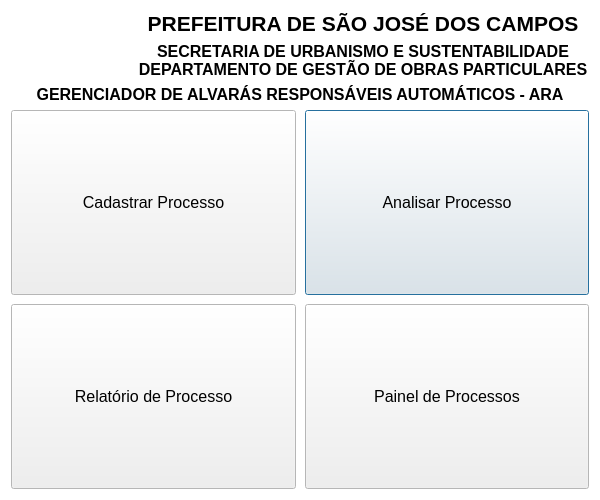
<?xml version="1.0" encoding="UTF-8"?>
<ui version="4.0">
 <class>GerenciadorARADialogBase</class>
 <widget class="QDialog" name="GerenciadorARADialogBase">
  <property name="geometry">
   <rect>
    <x>0</x>
    <y>0</y>
    <width>600</width>
    <height>500</height>
   </rect>
  </property>
  <property name="palette">
   <palette>
    <active>
     <colorrole role="Base">
      <brush brushstyle="SolidPattern">
       <color alpha="255">
        <red>255</red>
        <green>255</green>
        <blue>255</blue>
       </color>
      </brush>
     </colorrole>
     <colorrole role="Window">
      <brush brushstyle="SolidPattern">
       <color alpha="255">
        <red>255</red>
        <green>255</green>
        <blue>255</blue>
       </color>
      </brush>
     </colorrole>
     <colorrole role="ToolTipBase">
      <brush brushstyle="SolidPattern">
       <color alpha="255">
        <red>255</red>
        <green>255</green>
        <blue>255</blue>
       </color>
      </brush>
     </colorrole>
    </active>
    <inactive>
     <colorrole role="Base">
      <brush brushstyle="SolidPattern">
       <color alpha="255">
        <red>255</red>
        <green>255</green>
        <blue>255</blue>
       </color>
      </brush>
     </colorrole>
     <colorrole role="Window">
      <brush brushstyle="SolidPattern">
       <color alpha="255">
        <red>255</red>
        <green>255</green>
        <blue>255</blue>
       </color>
      </brush>
     </colorrole>
     <colorrole role="ToolTipBase">
      <brush brushstyle="SolidPattern">
       <color alpha="255">
        <red>255</red>
        <green>255</green>
        <blue>255</blue>
       </color>
      </brush>
     </colorrole>
    </inactive>
    <disabled>
     <colorrole role="Base">
      <brush brushstyle="SolidPattern">
       <color alpha="255">
        <red>255</red>
        <green>255</green>
        <blue>255</blue>
       </color>
      </brush>
     </colorrole>
     <colorrole role="Window">
      <brush brushstyle="SolidPattern">
       <color alpha="255">
        <red>255</red>
        <green>255</green>
        <blue>255</blue>
       </color>
      </brush>
     </colorrole>
     <colorrole role="ToolTipBase">
      <brush brushstyle="SolidPattern">
       <color alpha="255">
        <red>255</red>
        <green>255</green>
        <blue>255</blue>
       </color>
      </brush>
     </colorrole>
    </disabled>
   </palette>
  </property>
  <property name="font">
   <font>
    <family>Arial</family>
   </font>
  </property>
  <property name="windowTitle">
   <string>Gerenciador ARA</string>
  </property>
  <property name="autoFillBackground">
   <bool>false</bool>
  </property>
  <layout class="QVBoxLayout" name="verticalLayout_2">
   <item>
    <layout class="QVBoxLayout" name="verticalLayoutARADialogBase">
     <item>
      <layout class="QHBoxLayout" name="horizontalLayoutTitulo">
       <item>
        <widget class="QLabel" name="labelBrasao">
         <property name="sizePolicy">
          <sizepolicy hsizetype="Fixed" vsizetype="Fixed">
           <horstretch>0</horstretch>
           <verstretch>0</verstretch>
          </sizepolicy>
         </property>
         <property name="maximumSize">
          <size>
           <width>120</width>
           <height>120</height>
          </size>
         </property>
         <property name="text">
          <string/>
         </property>
         <property name="pixmap">
          <pixmap resource="resources.qrc">:/img/brasao.png</pixmap>
         </property>
         <property name="scaledContents">
          <bool>true</bool>
         </property>
        </widget>
       </item>
       <item>
        <layout class="QVBoxLayout" name="verticalLayoutTitulo">
         <item>
          <widget class="QLabel" name="labelCabecalhoTitulo">
           <property name="font">
            <font>
             <family>Arial</family>
             <pointsize>16</pointsize>
             <weight>75</weight>
             <bold>true</bold>
            </font>
           </property>
           <property name="text">
            <string>PREFEITURA DE SÃO JOSÉ DOS CAMPOS</string>
           </property>
           <property name="alignment">
            <set>Qt::AlignCenter</set>
           </property>
          </widget>
         </item>
         <item>
          <widget class="QLabel" name="labelCabecalhoSubtitulo">
           <property name="font">
            <font>
             <family>Arial</family>
             <pointsize>12</pointsize>
             <weight>75</weight>
             <bold>true</bold>
            </font>
           </property>
           <property name="text">
            <string>SECRETARIA DE URBANISMO E SUSTENTABILIDADE
DEPARTAMENTO DE GESTÃO DE OBRAS PARTICULARES</string>
           </property>
           <property name="alignment">
            <set>Qt::AlignHCenter|Qt::AlignTop</set>
           </property>
          </widget>
         </item>
        </layout>
       </item>
      </layout>
     </item>
     <item>
      <widget class="QLabel" name="labelTituloJanela">
       <property name="font">
        <font>
         <family>Arial</family>
         <pointsize>12</pointsize>
         <weight>75</weight>
         <bold>true</bold>
        </font>
       </property>
       <property name="text">
        <string>GERENCIADOR DE ALVARÁS RESPONSÁVEIS AUTOMÁTICOS - ARA</string>
       </property>
       <property name="alignment">
        <set>Qt::AlignCenter</set>
       </property>
       <property name="margin">
        <number>10</number>
       </property>
      </widget>
     </item>
     <item>
      <widget class="QWidget" name="widget" native="true">
       <layout class="QGridLayout" name="gridLayout" rowstretch="1,1" columnstretch="1,0,1">
        <property name="leftMargin">
         <number>0</number>
        </property>
        <property name="topMargin">
         <number>0</number>
        </property>
        <property name="rightMargin">
         <number>0</number>
        </property>
        <property name="bottomMargin">
         <number>0</number>
        </property>
        <property name="spacing">
         <number>9</number>
        </property>
        <item row="0" column="2">
         <widget class="QPushButton" name="pushButtonAnalisar">
          <property name="sizePolicy">
           <sizepolicy hsizetype="Expanding" vsizetype="Expanding">
            <horstretch>0</horstretch>
            <verstretch>0</verstretch>
           </sizepolicy>
          </property>
          <property name="font">
           <font>
            <family>Arial</family>
            <pointsize>12</pointsize>
           </font>
          </property>
          <property name="text">
           <string>Analisar Processo</string>
          </property>
          <property name="icon">
           <iconset resource="resources.qrc">
            <normaloff>:/img/analisar.png</normaloff>:/img/analisar.png</iconset>
          </property>
          <property name="iconSize">
           <size>
            <width>64</width>
            <height>64</height>
           </size>
          </property>
         </widget>
        </item>
        <item row="1" column="2">
         <widget class="QPushButton" name="pushButtonDashboard">
          <property name="sizePolicy">
           <sizepolicy hsizetype="Expanding" vsizetype="Expanding">
            <horstretch>0</horstretch>
            <verstretch>0</verstretch>
           </sizepolicy>
          </property>
          <property name="font">
           <font>
            <family>Arial</family>
            <pointsize>12</pointsize>
           </font>
          </property>
          <property name="text">
           <string>Painel de Processos</string>
          </property>
          <property name="icon">
           <iconset resource="resources.qrc">
            <normaloff>:/img/painel.png</normaloff>:/img/painel.png</iconset>
          </property>
          <property name="iconSize">
           <size>
            <width>64</width>
            <height>64</height>
           </size>
          </property>
         </widget>
        </item>
        <item row="1" column="0">
         <widget class="QPushButton" name="pushButtonRelatorio">
          <property name="sizePolicy">
           <sizepolicy hsizetype="Expanding" vsizetype="Expanding">
            <horstretch>0</horstretch>
            <verstretch>0</verstretch>
           </sizepolicy>
          </property>
          <property name="font">
           <font>
            <family>Arial</family>
            <pointsize>12</pointsize>
           </font>
          </property>
          <property name="text">
           <string>Relatório de Processo</string>
          </property>
          <property name="icon">
           <iconset resource="resources.qrc">
            <normaloff>:/img/relatorio.png</normaloff>:/img/relatorio.png</iconset>
          </property>
          <property name="iconSize">
           <size>
            <width>64</width>
            <height>64</height>
           </size>
          </property>
         </widget>
        </item>
        <item row="0" column="0">
         <widget class="QPushButton" name="pushButtonCadastrar">
          <property name="sizePolicy">
           <sizepolicy hsizetype="Expanding" vsizetype="Expanding">
            <horstretch>0</horstretch>
            <verstretch>0</verstretch>
           </sizepolicy>
          </property>
          <property name="font">
           <font>
            <family>Arial</family>
            <pointsize>12</pointsize>
            <weight>50</weight>
            <bold>false</bold>
           </font>
          </property>
          <property name="text">
           <string>Cadastrar Processo</string>
          </property>
          <property name="icon">
           <iconset resource="resources.qrc">
            <normaloff>:/img/cadastrar.png</normaloff>:/img/cadastrar.png</iconset>
          </property>
          <property name="iconSize">
           <size>
            <width>64</width>
            <height>64</height>
           </size>
          </property>
         </widget>
        </item>
       </layout>
      </widget>
     </item>
    </layout>
   </item>
  </layout>
 </widget>
 <resources>
  <include location="resources.qrc"/>
 </resources>
 <connections/>
</ui>
